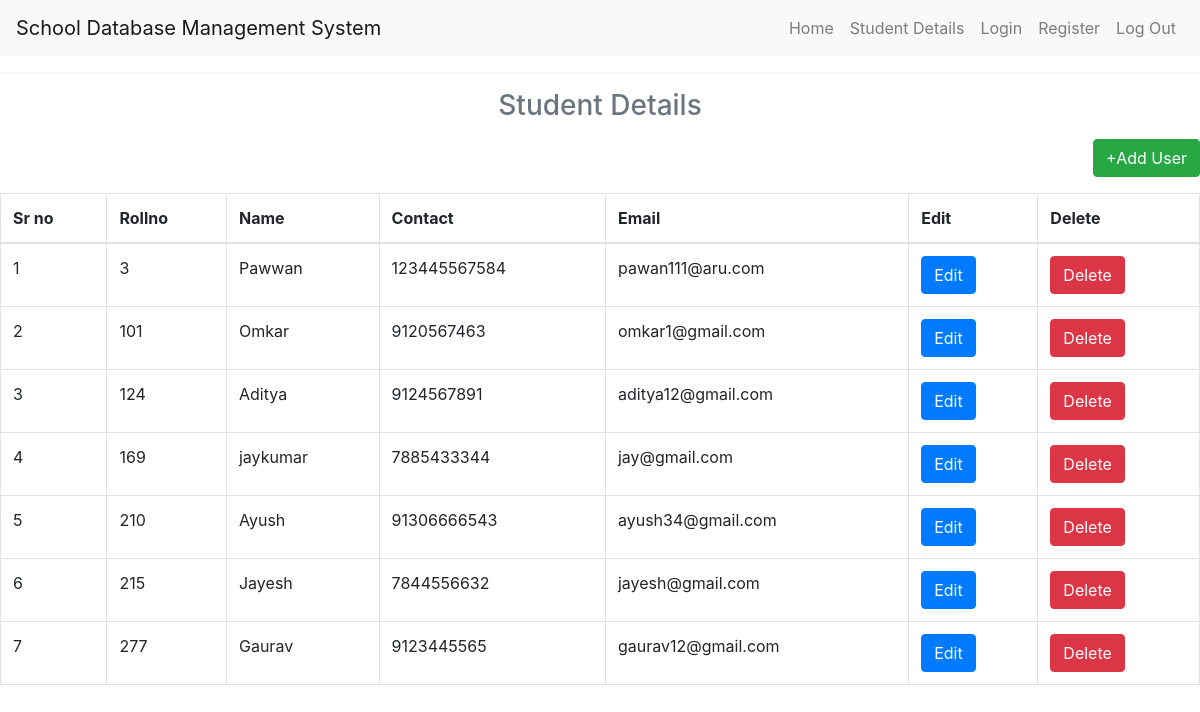
/index, run on the app's committed database.
### tables this page shows
CREATE TABLE "student" (
	"Rollno"	INTEGER NOT NULL UNIQUE,
	"Name"	REAL NOT NULL,
	"Contact"	NUMERIC NOT NULL UNIQUE,
	"emailID"	TEXT NOT NULL,
	PRIMARY KEY("Rollno")
);

### main.py (the view)
@app.route("/index")
def index():
    con = sql.connect("users.db")
    con.row_factory = sql.Row
    cur = con.cursor()
    cur.execute("SELECT * FROM student")
    data = cur.fetchall()
    return render_template("studentlist.html", datas=data)

### templates/studentlist.html
{% extends 'layout.html' %}
{% block content %}
 <nav class="navbar navbar-expand-lg navbar-light bg-light">
    <a class="navbar-brand" href="/">School Database Management System</a>
    <div class="collapse navbar-collapse">
      <ul class="navbar-nav ml-auto">
        <li class="nav-item">
          <a class="nav-link" href="{{ url_for('home') }}">Home</a>
        </li>
        <li class="nav-item">
          <a class="nav-link" href="{{ url_for('index') }}">Student Details</a>
        </li>
        {% if not logged_in: %}
        <li class="nav-item">
          <a class="nav-link" href="{{ url_for('login') }}">Login</a>
        </li>
        <li class="nav-item">
          <a class="nav-link" href="{{ url_for('register') }}">Register</a>
        </li>
        {% endif %}
        <li class="nav-item">
          <a class="nav-link" href="{{ url_for('login') }}">Log Out</a>
        </li>
      </ul>
    </div>
  </nav>
  <hr>
<h3 class='text-center text-muted mb-3'>Student Details</h3>
<p class='text-right'><a href="{{ url_for('add_user') }}" class='btn btn-success'>+Add User</a></p>
<table class='table table-bordered'>
  <thead>
    <tr>
      <th>Sr no</th>
      <th>Rollno</th>
      <th>Name</th>
      <th>Contact</th>
      <th>Email</th>
      <th>Edit</th>
      <th>Delete</th>
    </tr>
  </thead>
  <tbody>
    {% for row in datas %}
    <tr>
      <td>{{ loop.index }}</td>
      <td>{{ row.Rollno }}</td>
      <td>{{ row.Name }}</td>
      <td>{{ row.Contact}}</td>
      <td>{{ row.emailID }}</td>
      <td><a href='{{ url_for("edit_user", rollno=row.Rollno) }}' class='btn btn-primary'>Edit</a></td>
      <td><a href='{{ url_for("delete_user", rollno=row.Rollno) }}' class='btn btn-danger'
          onclick='return confirm("Are You Sure")'>Delete</a></td>
    </tr>
    {% endfor %}
  </tbody>
</table>
{% endblock %}

### templates/layout.html (shortened to what this page needs)
<!DOCTYPE html>
<html>
<head>
  <link href="https://cdn.jsdelivr.net/npm/bootstrap@5.3.0/dist/css/bootstrap.min.css" rel="stylesheet"
>
  <link rel="stylesheet" href="https://stackpath.bootstrapcdn.com/bootstrap/4.5.2/css/bootstrap.min.css">
</head>
<body>
  {% block content %}
  {% endblock %}
</body>
</html>

### data on the page
student: Rollno "3", Name "Pawwan", Contact "123445567584", emailID "pawan111@aru.com"
student: Rollno "101", Name "Omkar", Contact "9120567463", emailID "omkar1@gmail.com"
student: Rollno "124", Name "Aditya", Contact "9124567891", emailID "aditya12@gmail.com"
student: Rollno "169", Name "jaykumar", Contact "7885433344", emailID "jay@gmail.com"
student: Rollno "210", Name "Ayush", Contact "91306666543", emailID "ayush34@gmail.com"
student: Rollno "215", Name "Jayesh", Contact "7844556632", emailID "jayesh@gmail.com"
student: Rollno "277", Name "Gaurav", Contact "9123445565", emailID "gaurav12@gmail.com"
